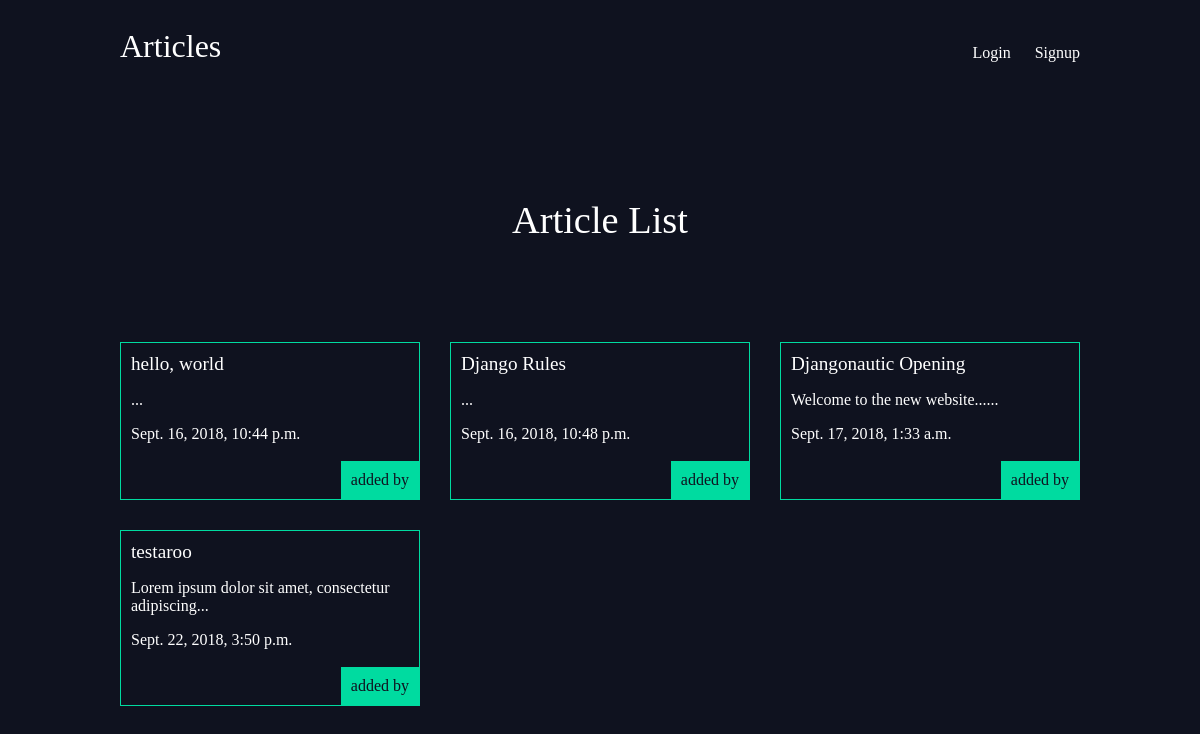
The app's page /articles/, older data.
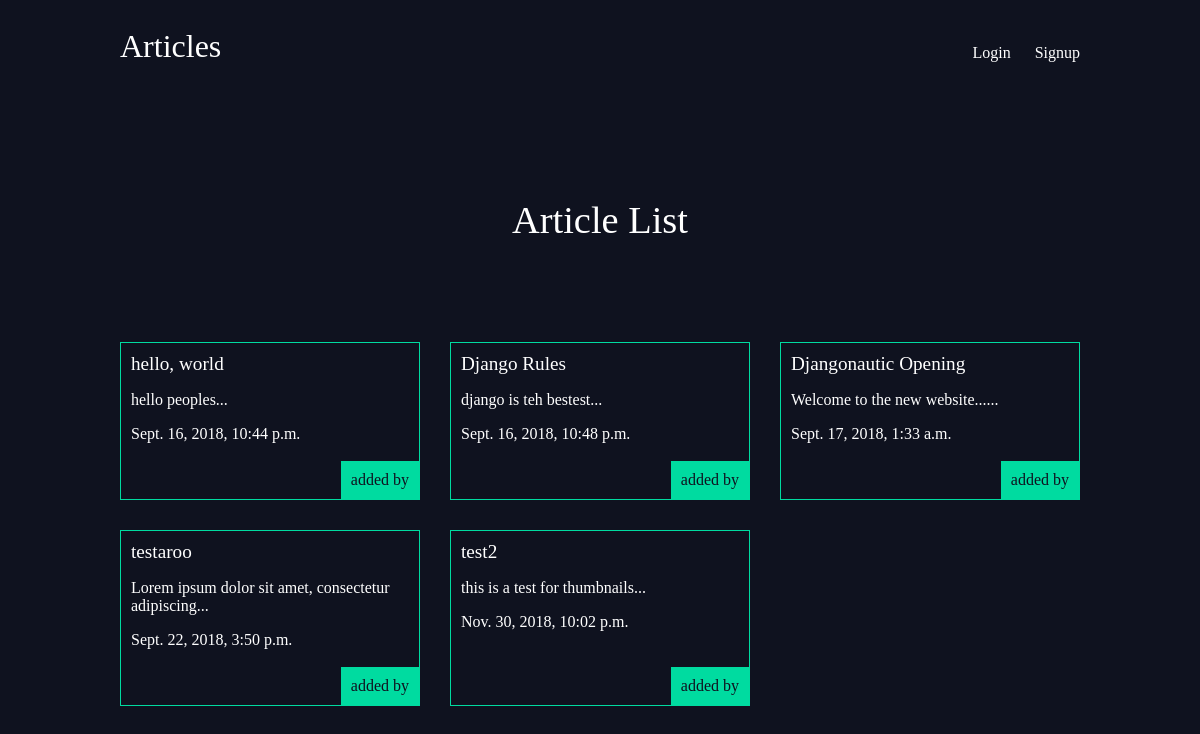
The same page, newer data.
### articles/models.py (models this page shows, shortened)
class Article(models.Model):
    title = models.CharField(max_length=100)
    slug = models.SlugField()
    body = models.TextField()
    date = models.DateTimeField(auto_now_add=True)
    thumb = models.ImageField(default='default.png', blank=True)
    author = models.ForeignKey(User, on_delete=models.CASCADE, default=None)
    def snippet(self):
        return self.body[:50] + '...'

### articles/views.py (the view)
# urls.py: path('', views.article_list, name="list"),
def article_list(request):
    articles = Article.objects.all().order_by('date')
    return render(request, 'articles/article_list.html', {'articles': articles})

### articles/templates/articles/article_list.html
{% extends 'base_layout.html' %}
{% block content %}
  <h1>Article List</h1>
  <div class="articles">
    {% for article in articles %}
      <div class="article">
        <h2><a href="{% url 'articles:detail' slug=article.slug %}">{{ article.title }}</a></h2>
        <p>{{ article.snippet }}</p>
        <p>{{ article.date }}</p>
        <p class="author">added by {{ article.author.username }}</p>
      </div>
    {% endfor %}
  </div>
{% endblock %}

### templates/base_layout.html (shortened to what this page needs)
{% load static from staticfiles %}
<!DOCTYPE html>
<html lang="en" dir="ltr">
  <head>
    <link rel="stylesheet" href="{% static 'styles.css' %}"
  </head>
  <body>
    <header class="wrapper">
      <h1><a href="{% url 'home' %}">Articles</a></h1>
      <nav>
        <ul>
          {% if user.is_authenticated %}
          <li>
            <form class="logout-link" action="{% url 'accounts:logout' %}" method="post">
              {% csrf_token %}
              <button type="submit">Logout</button>
            </form>
          </li>
          <li><a href="{% url 'articles:create' %}" class="highlight">New Article</a></li>
          {% else %}
            <li><a href="{% url 'accounts:login' %}">Login</a></li>
            <li><a href="{% url 'accounts:signup' %}">Signup</a></li>
          {% endif %}
        </ul>
      </nav>
    </header>
    <div class="wrapper">
      {% block content %}
      {% endblock %}
    </div>
  </body>
</html>

### assets/styles.css (style rules this page uses)
body { background-color: #0f121f; background-repeat-y: no-repeat; color: #fff; }
body * { font-family: Ubuntu; }
h1, h2, h3, h4, h5 { font-weight: normal; margin: 0; }
a, a:hover, a:visited { color: #fff; text-decoration: none; }
.wrapper { max-width: 960px; margin: 0 auto; }
div.wrapper h1 { text-align: center; margin: 100px auto; font-size: 2.4em; }
header { display: grid; grid-template-columns: 1fr 1fr; padding: 20px 0; }
nav { justify-self: end; }
nav li { display: inline-block; margin-left: 20px; }
.articles { display: grid; grid-template-columns: 1fr 1fr 1fr; grid-gap: 30px; }
.article { padding: 10px; border: 1px solid #00dba0; position: relative; padding-bottom: 40px; }
.article h2 { font-size: 1.2em; }
.article .author { padding: 10px; background: #00dba0; position: absolute; right: 0; bottom: 0; margin: 0; color: #0f121f; }

Row changes from the older to the newer data that the page shows:
changed Article "hello, world": snippet "..." → "hello peoples..."
changed Article "Django Rules": snippet "..." → "django is teh bestest..."
added Article: title "test2", snippet "this is a test for thumbnails...", date "Nov. 30, 2018, 10:02 p.m."
